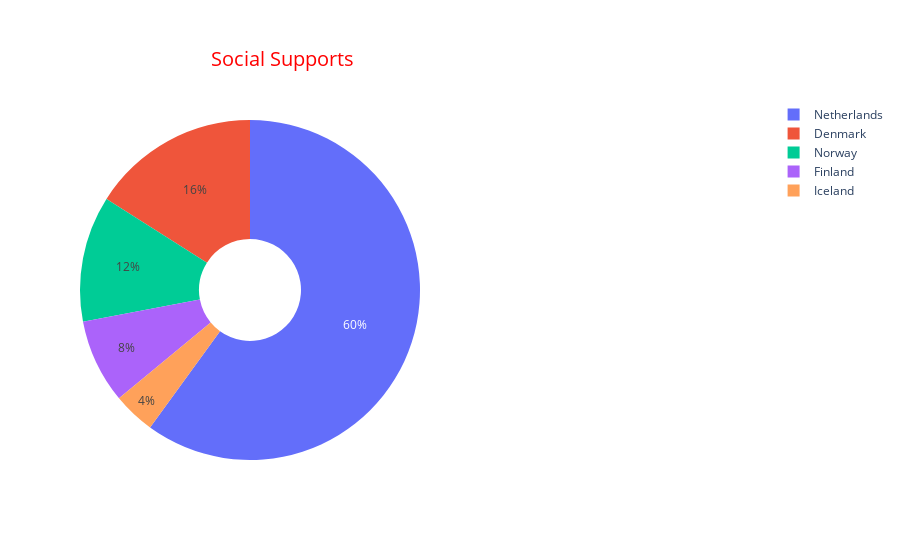

Notebook source saved alongside this figure:
### Code cell
fig = {
    'data' : [
        {
            'values' : values,
            'labels' : labels,
            "domain": {"x": [0, .5]},
            'name' : "Social Support",
            'hoverinfo' : 'label+percent+name',
            'hole' : .3,
            'type' : 'pie'
        },],
    'layout' : {
        "annotations": [
            { "font": { "size": 20, 'color':'red'},
              "showarrow": False,
              "text": "Social Supports",
                "x": 0.19,
                "y": 1.15
            },
        ]
    }
}

iplot(fig)

### Figure 1 — Plotly figure (JSON) as saved in the notebook; plotly's stock layout.template omitted (floating-point values rounded to 4 significant figures)
{"data": [{"domain": {"x": [0, 0.5]}, "hole": 0.3, "hoverinfo": "label+percent+name", "labels": ["Finland", "Denmark", "Norway", "Iceland", "Netherlands"], "name": "Social Support", "type": "pie", "values": [2, 4, 3, 1, 15]}], "layout": {"annotations": [{"font": {"color": "red", "size": 20}, "showarrow": false, "text": "Social Supports", "x": 0.19, "y": 1.15}]}}
